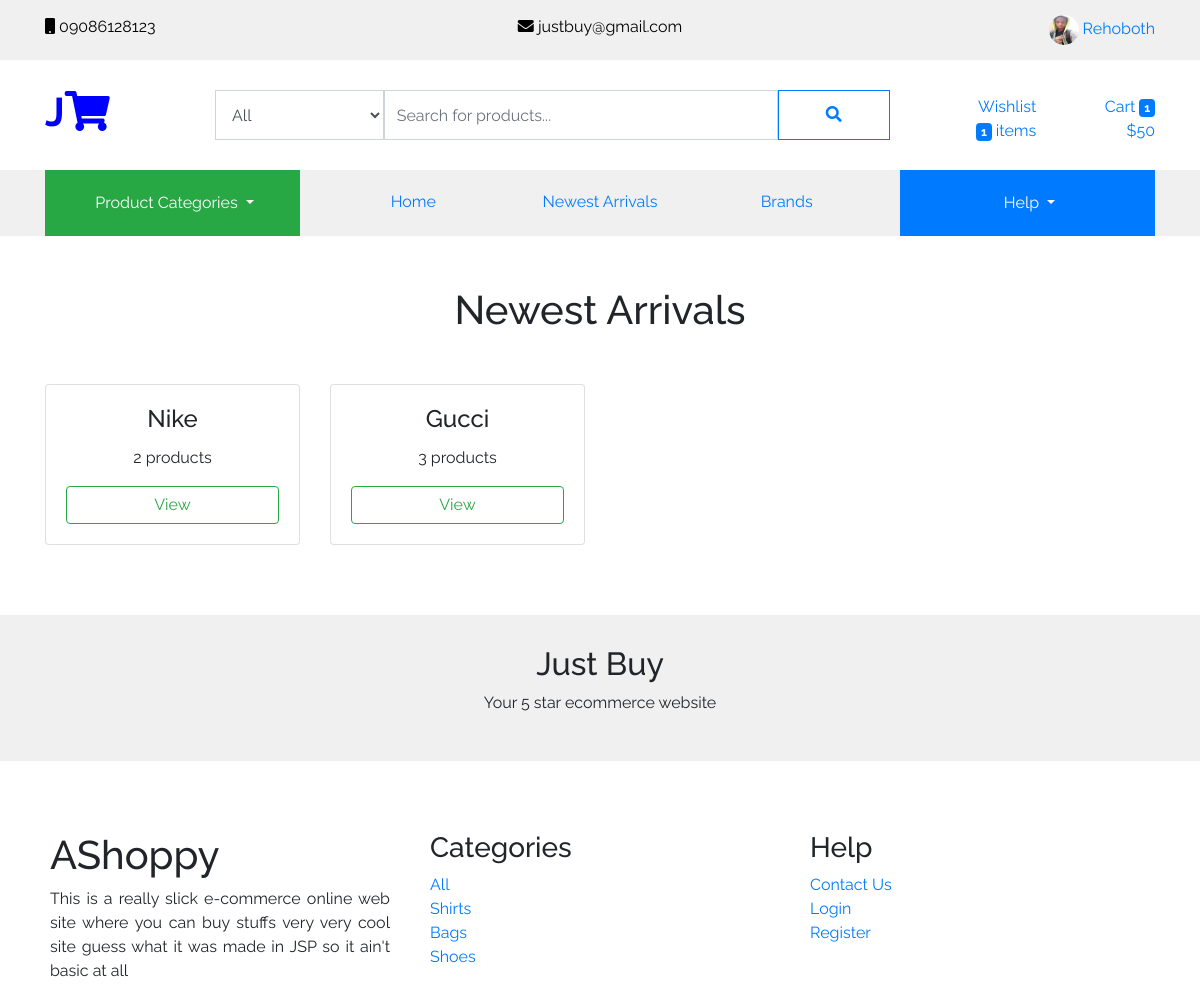
The app's page /brands.php (signed in) with its own data.
### tables this page shows
CREATE TABLE `users` (
  `UserID` int(11) NOT NULL,
  `FirstName` varchar(60) NOT NULL,
  `LastName` varchar(60) NOT NULL,
  `ProfilePicture` text DEFAULT NULL,
  `EmailAddress` varchar(100) DEFAULT NULL,
  `Password` varchar(100) NOT NULL
);

CREATE TABLE `brands` (
  `BrandID` int(11) NOT NULL,
  `BrandName` varchar(100) DEFAULT NULL
);

CREATE TABLE `categories` (
  `CategoryID` int(11) NOT NULL,
  `CategoryName` varchar(60) DEFAULT NULL
);

### classes/Dbh.config.php (called while the page is built, shortened)
<?php
	class Dbh{
		public function SanitizeVariable($variable){
			return htmlspecialchars(htmlentities(strip_tags($variable)));
		}
	}
?>

### classes/Users.php (called while the page is built, shortened)
<?php
    require_once (dirname(__DIR__).'/classes/Dbh.config.php');
    class Users extends Dbh{
        public function UserExistsByIDDB($user_id){
            $db_object = $this->GetConnection();
            $user_id = $this->SanitizeVariable($user_id);
            $sql = "SELECT * FROM ".self::USERS_TABLE["TableName"]." WHERE UserID = ?";
            $prepared_statement = $db_object->prepare($sql);
            $prepared_statement->execute([$user_id]);
            return ($prepared_statement->rowCount() == 1);
        }
        public function GetUserDetailsDB($user_id){
            $db_object = $this->GetConnection();
            $user_id = $this->SanitizeVariable($user_id);
            $sql = "SELECT * FROM ".self::USERS_TABLE["TableName"]." WHERE UserID = ?";
            $prepared_statement = $db_object->prepare($sql);
            $prepared_statement->execute([$user_id]);
            return $prepared_statement->fetchAll()[0];
        }
    }
?>

### classes/UsersView.php (called while the page is built, shortened)
<?php
require_once (dirname(__DIR__).'/classes/Users.php');
    class UsersView extends Users{
        public function UserExistsByID($user_id){
            return $this->UserExistsByIDDB($user_id);
        }
        public function GetUserDetails($user_id){
            return $this->GetUserDetailsDB($user_id);
        }
        public function UserLoggedInVerified(){
            if(isset($_SESSION["user_logged"]) && !empty($_SESSION["user_logged"])){
                $user_id = $_SESSION["user_logged"];
                if($this->UserExistsByID($user_id)){
                    return true;
                }else{
                    return false;
                }
            }else{
                return false;
            }
        }
    }
?>

### classes/Brands.php (called while the page is built, shortened)
<?php
    require_once (dirname(__DIR__).'/classes/Dbh.config.php');
    class Brands extends Dbh{
        public function GetBrandsDB(){
            $db_object = $this->GetConnection();
            $sql = "SELECT * FROM ".self::BRANDS_TABLE["TableName"]." ORDER By BrandID DESC";
            $prepared_statement = $db_object->prepare($sql);
            $prepared_statement->execute([]);
            $brands = $prepared_statement->fetchAll();
            return $brands;
        }
    }
?>

### classes/BrandsView.php (called while the page is built, shortened)
<?php
    require_once (dirname(__DIR__).'/classes/Brands.php');
    class BrandsView extends Brands{
        public function GetBrands(){
            return $this->GetBrandsDB();
        }
    }
?>

### classes/Products.php (called while the page is built, shortened)
<?php
    require_once (dirname(__DIR__).'/classes/Dbh.config.php');
    class Products extends Dbh{
        public function GetNumBrandProductsDB($brand_id){
            $db_object = $this->GetConnection();
            $brand_id = $this->SanitizeVariable($brand_id);
            $sql = "SELECT * FROM ".self::PRODUCTS_TABLE["TableName"]." WHERE Brand = ?";
            $prepared_statement = $db_object -> prepare($sql);
            $prepared_statement->execute([$brand_id]);
            return $prepared_statement->rowCount();
		}
    }
?>

### classes/ProductsView.php (called while the page is built, shortened)
<?php
	require_once (dirname(__DIR__).'/classes/Products.php');
	class ProductsView extends Products{
		public function GetNumBrandProducts($brand_id){
			return $this->GetNumBrandProductsDB($brand_id);
		}
	}
?>

### classes/Categories.php (called while the page is built, shortened)
<?php
    require_once (dirname(__DIR__).'/classes/Dbh.config.php');
    class Categories extends Dbh{
        public function GetCategoriesDB(){
            $db_object = $this->GetConnection();
            $sql = "SELECT * FROM ".self::CATEGORIES_TABLE["TableName"]." ORDER By CategoryID DESC";
            $prepared_statement = $db_object->prepare($sql);
            $prepared_statement->execute([]);
            $categories = $prepared_statement->fetchAll();
            return $categories;
        }
    }
?>

### classes/CategoriesView.php (called while the page is built, shortened)
<?php
    require_once (dirname(__DIR__).'/classes/Categories.php');
    class CategoriesView extends Categories{
        public function GetCategories(){
            return $this->GetCategoriesDB();
        }
    }
?>

### brands.php (the view, shortened to what this page needs)
<?php
    $classes_redirect = "classes/";
    include_once $classes_redirect."__WebAppConfig.php";
    include_once $classes_redirect."UsersView.php";
    include_once $classes_redirect."CategoriesView.php";
    $users_view_instance = new UsersView();
    include_once $classes_redirect."ProductsView.php";
    include_once $classes_redirect."BrandsView.php";
    $products_view_instance = new ProductsView();
    $brands_view_instance = new BrandsView();
?>
<!DOCTYPE html>
<html lang="en" dir="ltr">
    <head>
        <title>Home | <?php $app_conf->app_name(); ?></title>
        <?php $app_conf->load_stylesheet("css/bootstrap.min.css"); ?>
        <?php $app_conf->load_stylesheet("css/style.css"); ?>
        <?php $app_conf->load_stylesheet("css/fontawesome.min.css"); ?>
    </head>
    <body>
        <?php include_once $app_conf->get_view("header"); ?>
        <?php include_once $app_conf->get_view("header2"); ?>
        <div class="container" style="margin-top: 50px; margin-bottom: 50px;">
            <div class="col-lg-12 col-md-12 col-12 text-center">
                <h1>Newest Arrivals</h1>
            </div>
            <div class="row product_instance_category">
                <?php
                    $brands = $brands_view_instance->GetBrands(12);
                    foreach($brands as $brand){
                        ?>
                        <div class="col-lg-3 col-md-4 col-12 product_instance">
                            <div class="card" style="cursor: pointer">
                                <div class="card-body text-center">
                                    <h4 class="card-title">
                                        <?php echo $brand["BrandName"]; ?>
                                    </h4>
                                    <p><?php echo $products_view_instance->GetNumBrandProducts($brand["BrandID"]); ?> products</p>
                                    <div class="row">
                                        <div class="col-12">
                                            <a href="<?php echo $app_conf->base_url(); ?>brand/<?php echo $brand["BrandID"]; ?>" class="btn btn-outline-success btn-block">View</a>
                                        </div>
                                    </div>
                                </div>
                            </div>
                        </div>
                        <?php
                    }
                ?>
            </div>
        </div>
        <?php include_once $app_conf->get_view("footer"); ?>
    </body>
</html>

### views/header.view.php (shortened to what this page needs)
<div class="header container-fluid">
            <div class="container">
                <div class="row">
                    <div class="col-xl-4 col-lg-4 col-md-3 text-left">
                        <i class="fa fa-mobile"></i> 09086128123
                    </div>
                    <div class="col-xl-4 col-lg-4 col-md-5 text-center">
                        <i class="fa fa-envelope"></i> justbuy@gmail.com
                    </div>
                    <div class="col-xl-4 col-lg-4 col-md-4 text-right">
                        <?php
                            if($users_view_instance->UserLoggedInVerified()){
                                $user_details = $users_view_instance->GetUserDetails($users_view_instance->GetUserLoggedID());
                                $profile_picture = ($user_details["ProfilePicture"] == NULL) ? "assets/images/avatar.jpg": $user_details["ProfilePicture"];
                                $first_name = $user_details["FirstName"];
                                ?>
                                    <img src="<?php echo $app_conf->base_url(); ?><?php echo $profile_picture;?>" class="rounded-circle" width="30" height="30"/>
                                    <a href="<?php echo $app_conf->base_url(); ?>my_dashboard">
                                        <?php echo $first_name; ?>
                                    </a>
                                <?php
                            }else{
                                ?>
                                    <a href="<?php echo $app_conf->base_url(); ?>register"><i class="fa fa-user"></i> Register</a> |
                                    <a href="<?php echo $app_conf->base_url(); ?>login"><i class="fa fa-user-check"></i> Login</a>
                                <?php
                            }
                        ?>
                    </div>
                </div>
            </div>
        </div>

### views/footer.view.php
<div class="container-fluid footer">
            <div class="container">
                <div class="row">
                    <div class="col-lg-4 col-md-4 col-12" style="padding: 20px;">
                        <h1>AShoppy</h1>
                        <p style="text-align: justify;">This is a really slick e-commerce online web site where you can buy stuffs very very cool site
                        guess what it was made in JSP so it ain't basic at all</p>
                    </div>
                    <div class="col-lg-4 col-md-4 col-12" style="padding: 20px;">
                        <h3>Categories</h3>
                        <a href="<?php echo $app_conf->base_url(); ?>products/all/all/all/all">All</a><br/>
                        <?php
                            $active_categories = $categories_view_instance->GetCategories("all");
                            foreach($active_categories as $category){
                                $category_name = $category["CategoryName"];
                                $category_id = $category["CategoryID"];
                                ?>
                                <a href="<?php echo $app_conf->base_url(); ?>products/<?php echo $category_id; ?>/all/all/all"><?php echo $category_name; ?></a><br/>
                                <?php
                            }
                        ?>
                    </div>
                    <div class="col-lg-4 col-md-4 col-12" style="padding: 20px;">
                        <h3>Help</h3>
                        <a href="<?php echo $app_conf->base_url(); ?>contact_us">Contact Us</a><br/>
                        <a href="<?php echo $app_conf->base_url(); ?>login">Login</a><br/>
                        <a href="<?php echo $app_conf->base_url(); ?>register">Register</a><br/>
                    </div>
                </div>
            </div>
        </div>

### assets/css/style.css (style rules this page uses)
.footer { margin-top: 50px; }
.header { padding: 15px; background-color: #f0f0f0; color: black; }
.text-center { text-align: center; }
.product_instance_category { margin-bottom: 50px; margin-top: 50px; }
.product_instance { padding-bottom: 20px; }
@media only screen and (min-width: 768px) { .header { display: block; } }

### includes/font.inc.php (style rules this page uses)
* { font-family: 'Raleway', sans-serif; }

### records on screen
users: ProfilePicture (picture), FirstName "Rehoboth"
brands: BrandName "Nike", GetNumBrandProducts "2"
brands: BrandName "Gucci", GetNumBrandProducts "3"
categories: CategoryName "Shirts"
categories: CategoryName "Bags"
categories: CategoryName "Shoes"

### other values on screen
$products_view_instance->GetNumWishlistProducts($user_id) "1"
$products_view_instance->GetNumCartProducts($cart_id) "1"
$products_view_instance->GetTotalCartBill($cart_id) "50"
